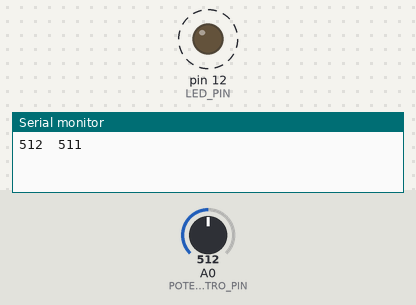
Simulated run of this sketch. Board: Arduino Uno, built with avr-gcc and run on an emulated ATmega328P. On the bench: output pins drawn as LEDs (lit = HIGH), the last lines printed to the serial monitor. Dashed ring = blinking. Inputs (shaded band) come from the test bench; at power-on: A0 (POTENCIOMETRO_PIN) = 512.

Above: at 1.8 s.
1.9 s: A0 (POTENCIOMETRO_PIN) set to 0
At 2.5 s:
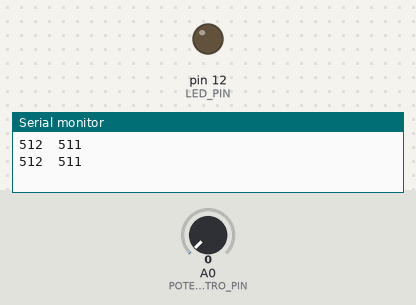
3.4 s: A0 (POTENCIOMETRO_PIN) set to 122
At 4.6 s:
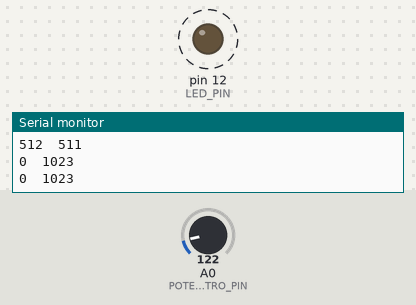
Timing chart, 0 to 13.5 s (numbered marks = the images above; inputs shaded):
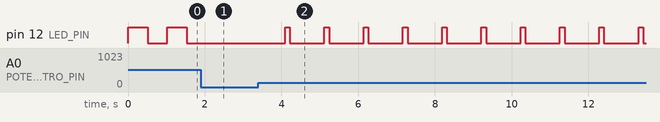

The sketch:

PiscaPiscaPotenciometro.ino
```cpp
#define POTENCIOMETRO_PIN A0
#define LED_PIN 12
#define PERIODO 1023
int tempoLigado, tempoDesligado;

void setup() {
  pinMode(POTENCIOMETRO_PIN, INPUT);
  pinMode(LED_PIN, OUTPUT);

  Serial.begin(115200);
}

void loop() {
  tempoLigado = analogRead(POTENCIOMETRO_PIN);
  tempoDesligado = PERIODO - tempoLigado;
  digitalWrite(LED_PIN, HIGH);
  delay(tempoLigado);

  digitalWrite(LED_PIN, LOW);
  delay(tempoDesligado);

  Serial.print(tempoLigado);
  Serial.print("\t");
  Serial.println(tempoDesligado);
}
```

Measured:
- after the input at 1.9 s, pin 12 (LED_PIN): stays LOW (without the input it goes to HIGH after 0.15 s)
- after the input at 3.4 s, pin 12 (LED_PIN): alternates HIGH for 0.12 s and LOW for 0.90 s, starting after 0.69 s
- by itself, pin 12 (LED_PIN): alternates HIGH for 0.51 s and LOW for 0.51 s
